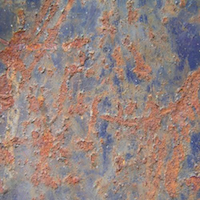
%> input picture AppGen/AppGen/impainted_image_small.jpg, 200 x 200 px
$ octave --eval "result = sfs2('impainted_image_small.jpg');"   (GNU Octave 9; MATLAB toolbox functions it lacks are replaced by stand-ins)
%> lines starting %> are read from the running program, lines starting %| are printed output that depends on the picture
function [ output_args ] = sfs2( input_args )
%> called with input_args = 'impainted_image_small.jpg'
%UNTITLED Summary of this function goes here
%   Detailed explanation goes here

E = imread(input_args);
%> E is the input picture: size 200x200x3 uint8; mean R, G, B 150.2, 130.8, 125.4
% making sure that it is a grayscale image

[albedo I slant tilt] = estimate_albdeo(input_args);
% [57 lines not run here, left out]
function [output1 output2 output3 output4] = estimate_albdeo(I)
%> called with I = 'impainted_image_small.jpg'
% read the image
      E = double(imread(I));
%> E: size 200x200x3 double
      % normalizing the image to have maximum of one
      E = E ./ max(E(:));
      % compute the average of the image brightness
      Mu1 = mean(E(:));
%> Mu1 = 0.569
% compute the average of the image brightness square
      Mu2 = mean(mean(E.^2));
%> Mu2 = [0.412 0.309 0.285]

      % now lets compute the image's spatial gradient in x and y directions
[Ex,Ey] = gradient(E);
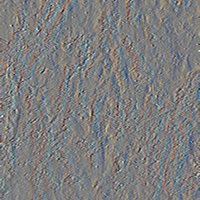
%> Ex: size 200x200x3 double; mean R, G, B -0.000265, -0.000166, -8.46e-05; drawn with min black and max white
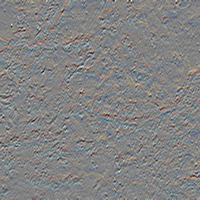
%> Ey: size 200x200x3 double; mean R, G, B 0.000357, 0.000227, 0.000207; drawn with min black and max white
% normalize the gradients to be unit vectors
Exy = sqrt(Ex.^2 + Ey.^2);
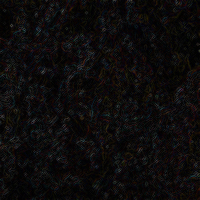
%> Exy: size 200x200x3 double; mean R, G, B 0.0523, 0.0457, 0.0458
nEx = Ex ./(Exy + eps); % to avoid dividing by zero nEy = Ey ./(Exy + eps);
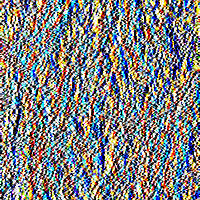
%> nEx: size 200x200x3 double; mean R, G, B 0.00488, 0.0134, 0.0127; drawn with min black and max white
nEy = Ey ./(Exy + eps);
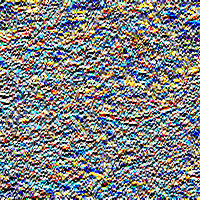
%> nEy: size 200x200x3 double; mean R, G, B 0.0095, 0.0203, 0.0244; drawn with min black and max white

% computing the average of the normalized gradients
avgEx = mean(Ex(:));
%> avgEx = -0.000172
avgEy = mean(Ey(:));
%> avgEy = 0.000264

% now lets estimate the surface albedo
gamma = sqrt((6 *(pi^2)* Mu2) - (48 * (Mu1^2)));
%> gamma = [2.98 1.66 1.15]
albedo = gamma/pi;
%> albedo = [0.948 0.53 0.366]
% estimating the slant
%> (the run ends here)

$ run again, on AppGen/AppGen/Texture_1.jpg
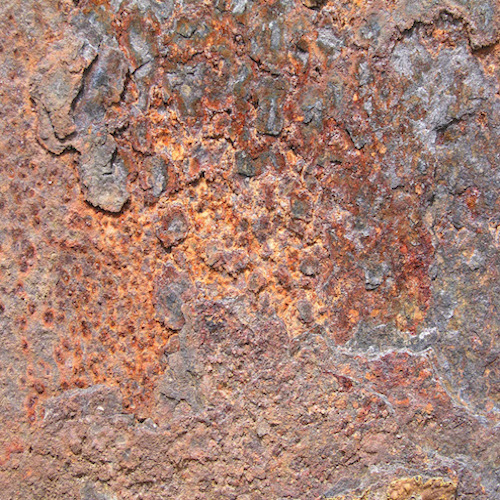
%> input picture AppGen/AppGen/Texture_1.jpg, 500 x 500 px
%> in sfs2, E is the input picture: size 500x500x3 uint8; mean R, G, B 166.3, 129.6, 116.8
%> Mu1 = 0.539
%> Mu2 = [0.447 0.276 0.228]
%> in estimate_albdeo, `nEx = Ex ./(Exy + eps);`:
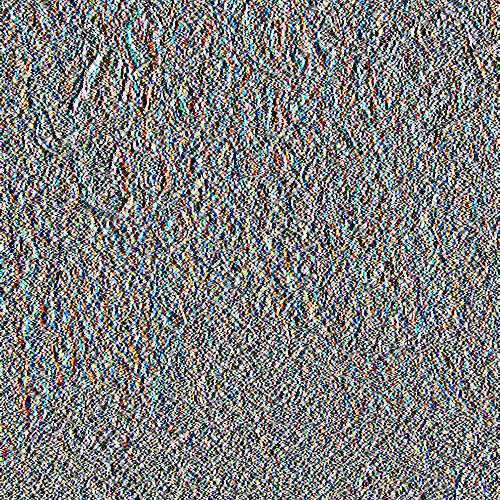
%> nEx: size 500x500x3 double; mean R, G, B -0.00253, -0.00138, -0.00341; drawn with min black and max white
%> in estimate_albdeo, `nEy = Ey ./(Exy + eps);`:
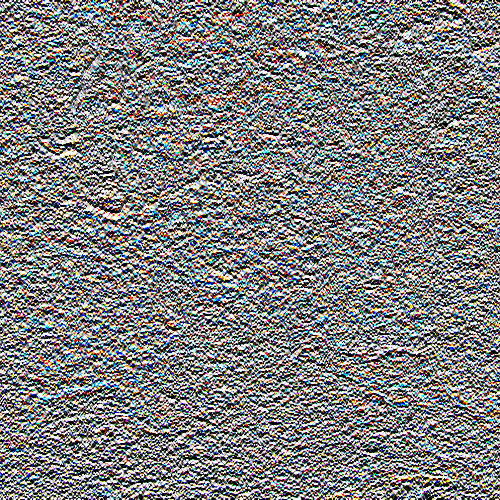
%> nEy: size 500x500x3 double; mean R, G, B -0.00132, 0.000156, 0.0014; drawn with min black and max white
%> avgEx = -0.000122
%> avgEy = 3.2e-05
